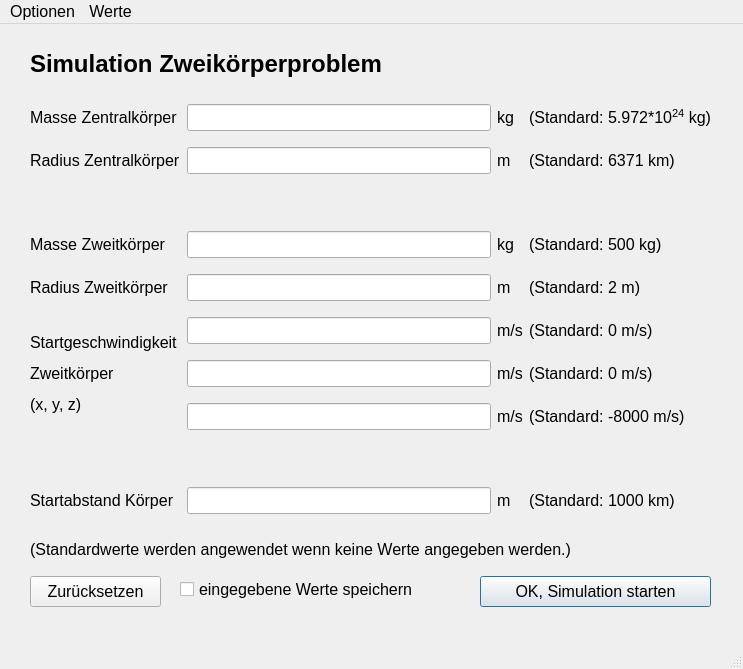
<?xml version="1.0" encoding="UTF-8"?>
<ui version="4.0">
 <class>EntryWindow</class>
 <widget class="QMainWindow" name="EntryWindow">
  <property name="geometry">
   <rect>
    <x>0</x>
    <y>0</y>
    <width>743</width>
    <height>669</height>
   </rect>
  </property>
  <property name="sizePolicy">
   <sizepolicy hsizetype="Expanding" vsizetype="Expanding">
    <horstretch>0</horstretch>
    <verstretch>0</verstretch>
   </sizepolicy>
  </property>
  <property name="minimumSize">
   <size>
    <width>660</width>
    <height>500</height>
   </size>
  </property>
  <property name="maximumSize">
   <size>
    <width>16777215</width>
    <height>16777215</height>
   </size>
  </property>
  <property name="font">
   <font>
    <pointsize>12</pointsize>
   </font>
  </property>
  <property name="windowTitle">
   <string>Eingabe</string>
  </property>
  <widget class="QWidget" name="centralwidget">
   <widget class="QLabel" name="label_13">
    <property name="geometry">
     <rect>
      <x>30</x>
      <y>510</y>
      <width>701</width>
      <height>31</height>
     </rect>
    </property>
    <property name="text">
     <string>&lt;html&gt;&lt;head/&gt;&lt;body&gt;&lt;p&gt;(Standardwerte werden angewendet wenn keine Werte angegeben werden.)&lt;/p&gt;&lt;/body&gt;&lt;/html&gt;</string>
    </property>
   </widget>
   <widget class="QLabel" name="label_17">
    <property name="geometry">
     <rect>
      <x>30</x>
      <y>20</y>
      <width>481</width>
      <height>41</height>
     </rect>
    </property>
    <property name="text">
     <string>&lt;html&gt;&lt;head/&gt;&lt;body&gt;&lt;p&gt;&lt;span style=&quot; font-size:18pt; font-weight:600;&quot;&gt;Simulation Zweikörperproblem&lt;/span&gt;&lt;/p&gt;&lt;/body&gt;&lt;/html&gt;</string>
    </property>
   </widget>
   <widget class="QPushButton" name="b_ok">
    <property name="geometry">
     <rect>
      <x>480</x>
      <y>552</y>
      <width>231</width>
      <height>31</height>
     </rect>
    </property>
    <property name="text">
     <string>OK, Simulation starten</string>
    </property>
    <property name="default">
     <bool>true</bool>
    </property>
   </widget>
   <widget class="QPushButton" name="b_reset">
    <property name="geometry">
     <rect>
      <x>30</x>
      <y>552</y>
      <width>131</width>
      <height>31</height>
     </rect>
    </property>
    <property name="text">
     <string>Zurücksetzen</string>
    </property>
   </widget>
   <widget class="QWidget" name="gridLayoutWidget">
    <property name="geometry">
     <rect>
      <x>30</x>
      <y>70</y>
      <width>681</width>
      <height>431</height>
     </rect>
    </property>
    <layout class="QGridLayout" name="gridLayout">
     <item row="1" column="1">
      <widget class="QLineEdit" name="central_radius"/>
     </item>
     <item row="0" column="1">
      <widget class="QLineEdit" name="central_mass"/>
     </item>
     <item row="6" column="2">
      <widget class="QLabel" name="label_21">
       <property name="text">
        <string>m/s</string>
       </property>
      </widget>
     </item>
     <item row="9" column="2">
      <widget class="QLabel" name="label_14">
       <property name="text">
        <string>&lt;html&gt;&lt;head/&gt;&lt;body&gt;&lt;p&gt;m&lt;/p&gt;&lt;/body&gt;&lt;/html&gt;</string>
       </property>
      </widget>
     </item>
     <item row="9" column="0">
      <widget class="QLabel" name="label_16">
       <property name="text">
        <string>Startabstand Körper</string>
       </property>
      </widget>
     </item>
     <item row="3" column="1">
      <widget class="QLineEdit" name="sat_mass"/>
     </item>
     <item row="4" column="3">
      <widget class="QLabel" name="label_9">
       <property name="text">
        <string>&lt;html&gt;&lt;head/&gt;&lt;body&gt;&lt;p&gt;(Standard: 2 m)&lt;/p&gt;&lt;/body&gt;&lt;/html&gt;</string>
       </property>
      </widget>
     </item>
     <item row="9" column="3">
      <widget class="QLabel" name="label_15">
       <property name="text">
        <string>&lt;html&gt;&lt;head/&gt;&lt;body&gt;&lt;p&gt;(Standard: 1000 km)&lt;/p&gt;&lt;/body&gt;&lt;/html&gt;</string>
       </property>
      </widget>
     </item>
     <item row="7" column="1">
      <widget class="QLineEdit" name="sat_v0_z"/>
     </item>
     <item row="1" column="2">
      <widget class="QLabel" name="label_11">
       <property name="text">
        <string>&lt;html&gt;&lt;head/&gt;&lt;body&gt;&lt;p&gt;m&lt;/p&gt;&lt;/body&gt;&lt;/html&gt;</string>
       </property>
      </widget>
     </item>
     <item row="5" column="3">
      <widget class="QLabel" name="label_20">
       <property name="text">
        <string>(Standard: 0 m/s)</string>
       </property>
      </widget>
     </item>
     <item row="9" column="1">
      <widget class="QLineEdit" name="distance">
       <property name="sizePolicy">
        <sizepolicy hsizetype="Expanding" vsizetype="Fixed">
         <horstretch>0</horstretch>
         <verstretch>0</verstretch>
        </sizepolicy>
       </property>
      </widget>
     </item>
     <item row="5" column="2">
      <widget class="QLabel" name="label_19">
       <property name="text">
        <string>m/s</string>
       </property>
      </widget>
     </item>
     <item row="3" column="0">
      <widget class="QLabel" name="label_2">
       <property name="text">
        <string>Masse Zweitkörper</string>
       </property>
      </widget>
     </item>
     <item row="5" column="0" rowspan="3">
      <widget class="QLabel" name="label_18">
       <property name="text">
        <string>&lt;html&gt;&lt;head/&gt;&lt;body&gt;&lt;p&gt;Startgeschwindigkeit&lt;/p&gt;&lt;p&gt;Zweitkörper&lt;/p&gt;&lt;p&gt;(x, y, z)&lt;/p&gt;&lt;/body&gt;&lt;/html&gt;</string>
       </property>
      </widget>
     </item>
     <item row="4" column="1">
      <widget class="QLineEdit" name="sat_radius"/>
     </item>
     <item row="2" column="1">
      <widget class="QLineEdit" name="placeholder1">
       <property name="enabled">
        <bool>false</bool>
       </property>
       <property name="frame">
        <bool>false</bool>
       </property>
      </widget>
     </item>
     <item row="4" column="2">
      <widget class="QLabel" name="label_7">
       <property name="text">
        <string>&lt;html&gt;&lt;head/&gt;&lt;body&gt;&lt;p&gt;m&lt;/p&gt;&lt;/body&gt;&lt;/html&gt;</string>
       </property>
      </widget>
     </item>
     <item row="0" column="2">
      <widget class="QLabel" name="label_6">
       <property name="text">
        <string>&lt;html&gt;&lt;head/&gt;&lt;body&gt;&lt;p&gt;kg&lt;/p&gt;&lt;/body&gt;&lt;/html&gt;</string>
       </property>
      </widget>
     </item>
     <item row="6" column="1">
      <widget class="QLineEdit" name="sat_v0_y"/>
     </item>
     <item row="7" column="2">
      <widget class="QLabel" name="label_22">
       <property name="text">
        <string>m/s</string>
       </property>
      </widget>
     </item>
     <item row="1" column="0">
      <widget class="QLabel" name="label_3">
       <property name="text">
        <string>Radius Zentralkörper</string>
       </property>
      </widget>
     </item>
     <item row="0" column="0">
      <widget class="QLabel" name="label">
       <property name="text">
        <string>Masse Zentralkörper</string>
       </property>
      </widget>
     </item>
     <item row="7" column="3">
      <widget class="QLabel" name="label_24">
       <property name="text">
        <string>(Standard: -8000 m/s)</string>
       </property>
      </widget>
     </item>
     <item row="1" column="3">
      <widget class="QLabel" name="label_4">
       <property name="text">
        <string>&lt;html&gt;&lt;head/&gt;&lt;body&gt;&lt;p&gt;(Standard: 6371 km)&lt;/p&gt;&lt;/body&gt;&lt;/html&gt;</string>
       </property>
      </widget>
     </item>
     <item row="6" column="3">
      <widget class="QLabel" name="label_23">
       <property name="text">
        <string>(Standard: 0 m/s)</string>
       </property>
      </widget>
     </item>
     <item row="0" column="3">
      <widget class="QLabel" name="label_5">
       <property name="text">
        <string>&lt;html&gt;&lt;head/&gt;&lt;body&gt;&lt;p&gt;(Standard: 5.972*10&lt;span style=&quot; vertical-align:super;&quot;&gt;24&lt;/span&gt; kg)&lt;/p&gt;&lt;/body&gt;&lt;/html&gt;</string>
       </property>
      </widget>
     </item>
     <item row="3" column="2">
      <widget class="QLabel" name="label_10">
       <property name="text">
        <string>&lt;html&gt;&lt;head/&gt;&lt;body&gt;&lt;p&gt;kg&lt;/p&gt;&lt;/body&gt;&lt;/html&gt;</string>
       </property>
      </widget>
     </item>
     <item row="3" column="3">
      <widget class="QLabel" name="label_12">
       <property name="text">
        <string>&lt;html&gt;&lt;head/&gt;&lt;body&gt;&lt;p&gt;(Standard: 500 kg)&lt;/p&gt;&lt;/body&gt;&lt;/html&gt;</string>
       </property>
      </widget>
     </item>
     <item row="4" column="0">
      <widget class="QLabel" name="label_8">
       <property name="text">
        <string>Radius Zweitkörper</string>
       </property>
      </widget>
     </item>
     <item row="5" column="1">
      <widget class="QLineEdit" name="sat_v0_x"/>
     </item>
     <item row="8" column="1">
      <widget class="QLineEdit" name="placeholder1_2">
       <property name="enabled">
        <bool>false</bool>
       </property>
       <property name="frame">
        <bool>false</bool>
       </property>
      </widget>
     </item>
    </layout>
   </widget>
   <widget class="QCheckBox" name="save_values">
    <property name="geometry">
     <rect>
      <x>180</x>
      <y>550</y>
      <width>291</width>
      <height>31</height>
     </rect>
    </property>
    <property name="text">
     <string>eingegebene Werte speichern</string>
    </property>
   </widget>
  </widget>
  <widget class="QMenuBar" name="menubar">
   <property name="geometry">
    <rect>
     <x>0</x>
     <y>0</y>
     <width>743</width>
     <height>34</height>
    </rect>
   </property>
   <widget class="QMenu" name="menuOptionen">
    <property name="title">
     <string>Optionen</string>
    </property>
    <addaction name="actionEinstellungen"/>
    <addaction name="separator"/>
    <addaction name="actionVerlassen"/>
   </widget>
   <widget class="QMenu" name="menuBeispiele">
    <property name="title">
     <string>Werte</string>
    </property>
    <addaction name="actionListe_mit_Voreinstellungen"/>
    <addaction name="actiongespeicherte_Werte_laden"/>
   </widget>
   <addaction name="menuOptionen"/>
   <addaction name="menuBeispiele"/>
  </widget>
  <widget class="QStatusBar" name="statusbar"/>
  <action name="actionEinstellungen">
   <property name="text">
    <string>Einstellungen...</string>
   </property>
   <property name="shortcut">
    <string>Ctrl+I</string>
   </property>
  </action>
  <action name="actionListe_mit_Voreinstellungen">
   <property name="text">
    <string>Liste mit Voreinstellungen...</string>
   </property>
   <property name="shortcut">
    <string>Ctrl+E</string>
   </property>
  </action>
  <action name="actionVerlassen">
   <property name="text">
    <string>Verlassen</string>
   </property>
   <property name="shortcut">
    <string>Ctrl+Q</string>
   </property>
  </action>
  <action name="actiongespeicherte_Werte_laden">
   <property name="text">
    <string>gespeicherte Werte laden...</string>
   </property>
   <property name="shortcut">
    <string>Ctrl+L</string>
   </property>
  </action>
 </widget>
 <tabstops>
  <tabstop>central_mass</tabstop>
  <tabstop>central_radius</tabstop>
  <tabstop>sat_mass</tabstop>
  <tabstop>sat_radius</tabstop>
  <tabstop>sat_v0_x</tabstop>
  <tabstop>sat_v0_y</tabstop>
  <tabstop>sat_v0_z</tabstop>
  <tabstop>distance</tabstop>
  <tabstop>b_reset</tabstop>
  <tabstop>b_ok</tabstop>
  <tabstop>placeholder1</tabstop>
  <tabstop>placeholder1_2</tabstop>
 </tabstops>
 <resources/>
 <connections/>
</ui>
